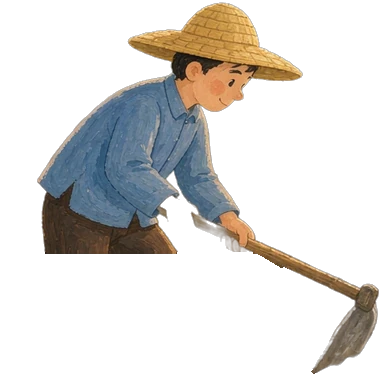
#> input picture app/assets/actors/L03_farmer_up.webp, 382 x 382 px
$ python rig.py
#> lines starting #> are read from the running program, lines starting #| are printed output that depends on the picture; after the words box and inside, x2 and y2 are one past the last pixel; in counts of white or black regions, pixels touching at a corner belong together
"""把农夫的上半身再拆一层：躯干（含头）与「肩—臂—锄」分开。

腰已是一级关节（绕腰点俯仰）。要在它之上再加一级肩关节，就得让手臂能
单独绕肩转。原画里手臂挡住了身后的上衣，直接挖会露出一个透明的洞，
所以挖完必须把洞补成布。

    python pipeline/rig.py --preview /tmp/rig-preview.png --angle 9

产出：
    app/assets/actors/L03_farmer_torso.webp   腰以上、不含臂
    app/assets/actors/L03_farmer_arm.webp     肩以下的手臂 + 手 + 锄头
"""
from __future__ import annotations

import argparse
import sys
from pathlib import Path

import cv2
import numpy as np
from PIL import Image

sys.path.insert(0, str(Path(__file__).resolve().parent))
import common

ACTORS = common.APP / "assets" / "actors"
SRC = "L03_farmer_up.webp"

# 肩关节绕的那个点。取自领口右下方、袖管转折处（原图 382×382 坐标）。
SHOULDER = (196, 106)
# 上身两层的画布比原图大一圈，给锄头摆动留地方。
PAD = 44
CANVAS = 382 + PAD * 2
# 洞只可能出现在袖管盖住的那块躯干上。上边界留在 116：再往上离枢轴太近，
# 臂的圆弧本来就一直盖着，补了反而会在领口边上留一块浅色。
HOLE_BOX = (150, 92, 240, 218)
# 补布时取样的一块纯衣料（躯干中段的蓝布，没有高光也没有褶）。
SAMPLE_BOX = (88, 128, 150, 186)

# 「肩—袖—手—锄」的外轮廓。顺时针一圈：先沿袖子上缘走到手腕，顺着
# 锄柄上缘到锄刃，再沿刃的外沿绕回来，最后顺着袖管内缘回到肩。
ARM_POLY = [
    # 肩端特意画成以肩为圆心的一小段弧（左端伸进躯干里 12px），
    # 这样臂无论转到哪个角度，枢轴附近始终盖着袖子的像素，接缝不会裂开。
    (184, 96), (180, 108), (184, 122),
    (196, 130), (206, 140), (219, 158), (231, 182), (240, 203), (247, 212),
    # 锄柄这一段上下各留 10~15px 余量。贴着柄边切很容易漏掉下缘那条深色
    # 阴影，臂一转，底图上就留下第二条柄，看起来像扛了两把锄头。
    (262, 214), (300, 231), (340, 262), (382, 284),
    (382, 382), (284, 382),
    (312, 338), (352, 328), (300, 284), (250, 256), (240, 244),
    (228, 218), (216, 200), (208, 180), (200, 150), (196, 120),
]


def load(name: str) -> np.ndarray:
    return np.array(Image.open(ACTORS / name).convert("RGBA")).astype(np.float32)


def arm_mask(shape) -> np.ndarray:
    m = np.zeros(shape[:2], np.uint8)
    cv2.fillPoly(m, [np.array(ARM_POLY, np.int32)], 255)
    # 膨胀一圈再和原图 alpha 取交，边界落在 rembg 那条软边上，
    # 不会留下 polygon 硬切出来的锯齿黑点。
    return cv2.dilate(m, np.ones((7, 7), np.uint8))


def hole_mask(arm_m: np.ndarray, alpha: np.ndarray) -> np.ndarray:
    x0, y0, x1, y1 = HOLE_BOX
    h = np.zeros(arm_m.shape, bool)
    h[y0:y1, x0:x1] = (arm_m[y0:y1, x0:x1] > 0) & (alpha[y0:y1, x0:x1] > 200)
    return h


def cut_mask(arm_m: np.ndarray) -> np.ndarray:
    """挖躯干用的范围。

    默认就用手臂自己那张掩膜（比轮廓胖 3px）。早先为了吃掉柄下缘那道
    半透明投影，多挖了十几像素，结果静止时袖子和躯干之间露出一条白缝——
    那圈余量没人盖。现在只把确知是「柄」的两块矩形单独抹掉。
    """
    m = arm_m.copy()
    # 手和柄在 x≥245 这条线右边，那里本来就没有躯干，整条挖干净最省事；
    # 不然臂一转开，底图上会留下半截幽灵柄。
    m[196:336, 222:340] = 255
    return (m > 0).astype(np.float32)


def patch(rgb: np.ndarray, alpha: np.ndarray, hole: np.ndarray) -> np.ndarray:
    """把洞补成布。

    洞是一条最宽三十来像素的斜条，两端都是同一块蓝布。做法很朴素：从躯干
    中段抠一块干净衣料，拉伸成洞的形状盖上去，再羽化掉边界。试过泊松融合
    （seamlessClone），它会把补丁的笔触抹平，反而更像贴了一块塑料片——
    布纹本身就是这块区域最该保留的东西。
    """
    ys, xs = np.nonzero(hole)
    if not len(ys):
        return rgb
    bx0, bx1, by0, by1 = int(xs.min()), int(xs.max()) + 1, int(ys.min()), int(ys.max()) + 1

    sx0, sy0, sx1, sy1 = SAMPLE_BOX
    sample = rgb[sy0:sy1, sx0:sx1]
    # 不要整块缩放：把样本直接拉伸，会把样本里那块领口高光一起拉进来，
    # 补出来是一大片浅色。只取它的高频笔触，铺在样本的平均色上。
    base = sample.reshape(-1, 3).mean(axis=0)
    hi = sample - base
    bh, bw = by1 - by0, bx1 - bx0
    th, tw = hi.shape[:2]
    reps = (bh // th + 2, bw // tw + 2, 1)
    piece = np.clip(base + np.tile(hi, reps)[:bh, :bw] * .9, 0, 255)

    out = rgb.copy()
    soft = cv2.GaussianBlur((hole * 255).astype(np.uint8), (0, 0), 1.6)
    m = (soft[by0:by1, bx0:bx1].astype(np.float32) / 255.0)[..., None]
    out[by0:by1, bx0:bx1] = rgb[by0:by1, bx0:bx1] * (1 - m) + piece * m
    return np.clip(out, 0, 255)


def on_canvas(img: np.ndarray) -> np.ndarray:
    out = np.zeros((CANVAS, CANVAS, 4), np.uint8)
    out[PAD:PAD + img.shape[0], PAD:PAD + img.shape[1]] = img
    return out


def rotate_about(img: np.ndarray, pivot, deg: float) -> np.ndarray:
    """绕任意点旋转，按预乘 alpha 处理。

    不预乘的话，透明区的 RGB（抠图后是白或黑）会被插值进边缘，
    转完就是一圈毛茸茸的噪点。
    """
    h, w = img.shape[:2]
    a = img[:, :, 3:4] / 255.0
    pm = np.dstack([img[:, :, :3] * a, img[:, :, 3]])
    m = cv2.getRotationMatrix2D((pivot[0], pivot[1]), -deg, 1.0)
    return cv2.warpAffine(pm, m, (w, h), flags=cv2.INTER_LINEAR,
                          borderMode=cv2.BORDER_CONSTANT, borderValue=(0, 0, 0, 0))


def unpremultiply(img: np.ndarray) -> np.ndarray:
    a = np.clip(img[:, :, 3:4] / 255.0, 0, 1)
    rgb = np.where(a > 0, img[:, :, :3] / np.maximum(a, 1e-6), 0)
    return np.dstack([np.clip(rgb, 0, 255), img[:, :, 3]])


def main() -> None:
    ap = argparse.ArgumentParser()
    ap.add_argument("--preview", default="")
    ap.add_argument("--angle", type=float, default=9.0, help="预览时把臂转多少度")
    args = ap.parse_args()

    up = load(SRC)
    alpha = up[:, :, 3]
    rgb = up[:, :, :3]

    arm_m = arm_mask(up.shape)
#> in arm_mask, `cv2.fillPoly(m, [np.array(ARM_POLY, np.int32)], 255)`:
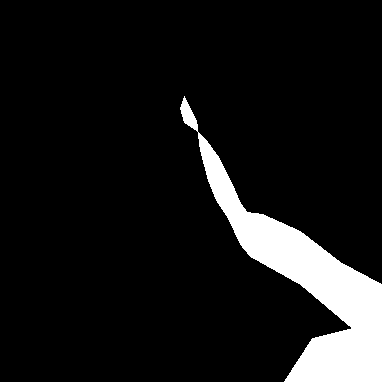
#> m: shape (382, 382); 9.3% white; 1 white region, box (x1, y1, x2, y2) and area: (180, 96, 382, 382) 13592
    arm_bin = (arm_m > 0).astype(np.float32)
    cut = cut_mask(arm_m)
#> arm_m: shape (382, 382); 11.2% white; 1 white region, box (x1, y1, x2, y2) and area: (177, 93, 382, 382) 16329
    # 挖掉的范围内、原本是实心躯干的地方，都要补成布，否则露出来是一圈浅边。
    # 领口右下角本来就有指甲盖大一块透明（帽檐和脸之间的缝），臂一抬就成
    # 一个方方正正的洞；先把 alpha 的碎口闭合，再取交集，这块也一并补上。
    solid = cv2.morphologyEx((alpha > 200).astype(np.uint8) * 255,
                             cv2.MORPH_CLOSE, np.ones((17, 17), np.uint8))
#> solid: shape (382, 382); 25.5% white; 1 white region, box (x1, y1, x2, y2) and area: (38, 0, 382, 382) 37180
    hole = (cut > 0) & (solid > 0)
#> hole: shape (382, 382) bool; 4.4% white; 1 white region, box (x1, y1, x2, y2) and area: (177, 93, 382, 382) 6382
    keep = np.zeros_like(hole)
    x0, y0, x1, y1 = HOLE_BOX
    keep[y0:y1, x0:x1] = True
    hole &= keep
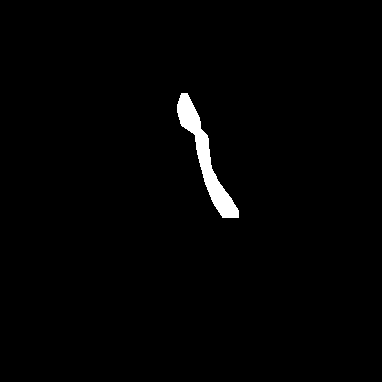
#> hole: shape (382, 382) bool; 1.4% white; 1 white region, box (x1, y1, x2, y2) and area: (177, 93, 239, 218) 1976

    torso_rgb = patch(rgb, alpha, hole)
#> in patch, `ys, xs = np.nonzero(hole)`: ys = 1976 values from 93 to 217; xs = 1976 values, max 238 at index 1844, min 177 at index 120, mean 205.1
#> in patch, `bx0, bx1, by0, by1 = int(xs.min()), int(xs.max()) + 1, int(ys.min()), ..`: bx0 = 177; bx1 = 239; by0 = 93; by1 = 218
#> in patch, `sample = rgb[sy0:sy1, sx0:sx1]`:
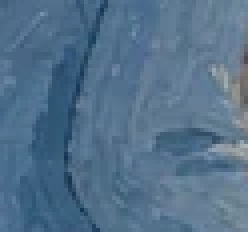
#> sample: shape (58, 62, 3) float32 (shown 4 times larger); mean R, G, B 83.7, 112.7, 138.7
#> in patch, `base = sample.reshape(-1, 3).mean(axis=0)`: base = [83.75, 112.7, 138.7]
#> in patch, `hi = sample - base`:
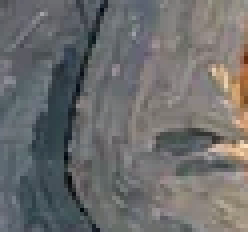
#> hi: shape (58, 62, 3) float32 (shown 4 times larger); mean R, G, B 0, 0, 0; drawn with min black and max white
#> in patch, `bh, bw = by1 - by0, bx1 - bx0`: bh = 125; bw = 62
#> in patch, `reps = (bh // th + 2, bw // tw + 2, 1)`: reps = (4, 3, 1)
#> in patch, `out[by0:by1, bx0:bx1] = rgb[by0:by1, bx0:bx1] * (1 - m) + piece * m`:
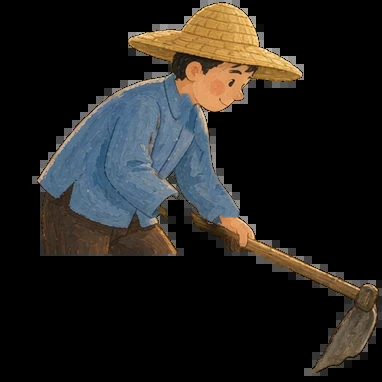
#> out: shape (382, 382, 3) float32; mean R, G, B 34.1, 32.3, 29.4
    # 臂盖住的那块躯干要从底图上让开，否则臂一转，底下那条旧袖子就露出来
    # ——变成两条胳膊。让开的地方由上面补的布顶着。
    torso_a = (alpha / 255.0) * (1.0 - cut)
    torso_a[hole] = 1.0
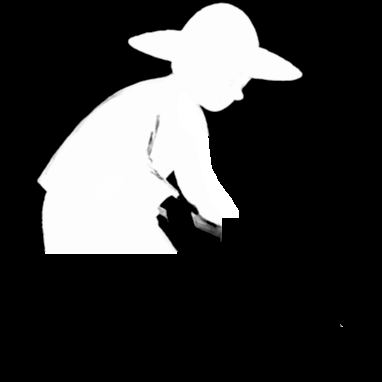
#> torso_a: shape (382, 382) float32; min 0, max 1, mean 0.221
    torso = np.dstack([torso_rgb, torso_a * 255]).astype(np.uint8)

    arm = np.dstack([rgb, (alpha / 255.0) * arm_bin * 255]).astype(np.uint8)

    # 画布四周留出 PAD：原图锄刃已经顶到右下角，臂一抬，刃就转到画布外，
    # 那一截在 PNG 里根本没有像素，渲染出来就是「刃被削掉一块」。
    torso = on_canvas(torso)
    arm = on_canvas(arm)
#> in on_canvas (call 2), `out[PAD:PAD + img.shape[0], PAD:PAD + img.shape[1]] = img`:
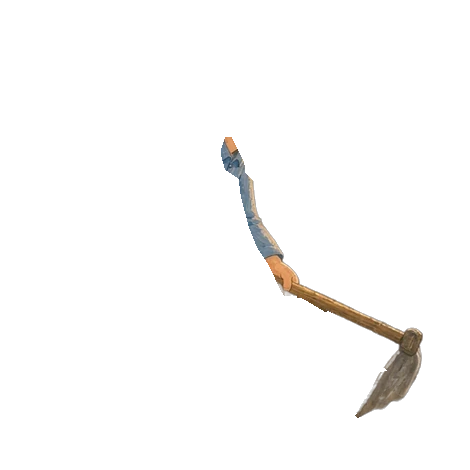
#> out: shape (470, 470, 4); mean R, G, B, A 23, 21.5, 19.4, 7.1; transparent parts drawn white

    Image.fromarray(torso).save(ACTORS / "L03_farmer_torso.webp", lossless=True)
    Image.fromarray(arm).save(ACTORS / "L03_farmer_arm.webp", lossless=True)
    print("写出 torso / arm", ACTORS, "洞 %.0f 像素" % hole.sum(),
          "画布 %d 边距 %d" % (CANVAS, PAD))
#| 写出 torso / arm app/assets/actors 洞 1976 像素 画布 470 边距 44

    if args.preview:
        angles = [0, -args.angle, args.angle]
        w = h = CANVAS
        sheet = Image.new("RGB", (w * (len(angles) + 1), h), (250, 245, 235))
        sheet.paste(Image.fromarray(torso), (0, 0), Image.fromarray(torso))
        slab = arm.astype(np.float32)
        for i, ang in enumerate(angles):
            cell = Image.new("RGBA", (w, h), (0, 0, 0, 0))
            cell.alpha_composite(Image.fromarray(torso))
            rot = unpremultiply(rotate_about(slab, (SHOULDER[0] + PAD, SHOULDER[1] + PAD), ang)).astype(np.uint8)
            cell.alpha_composite(Image.fromarray(rot))
            sheet.paste(cell, (w * (i + 1), 0), cell)
        sheet.save(args.preview)
        print("预览", args.preview)


if __name__ == "__main__":
    main()
